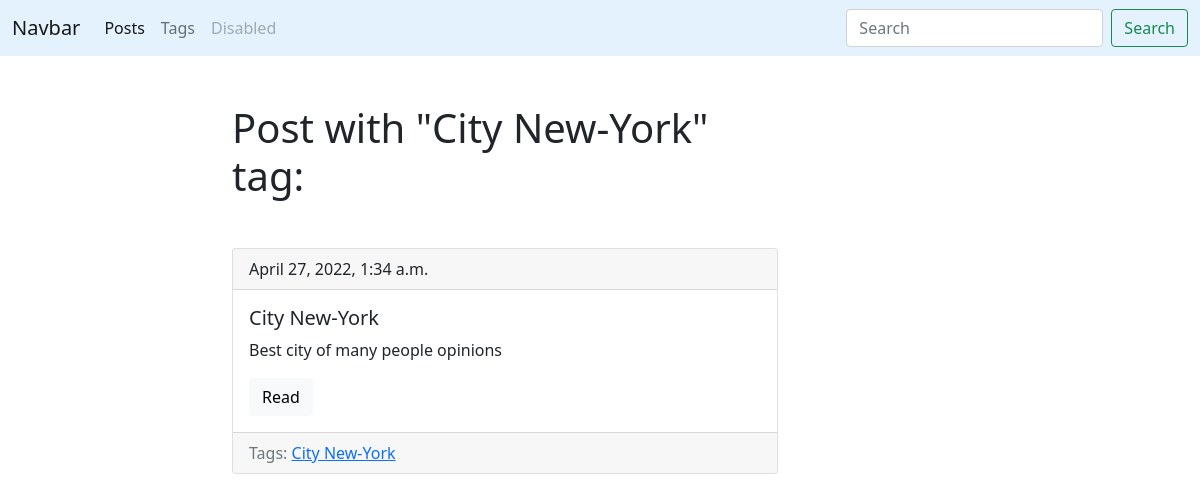
The page /blog/tag/city/ on the database as committed earlier.
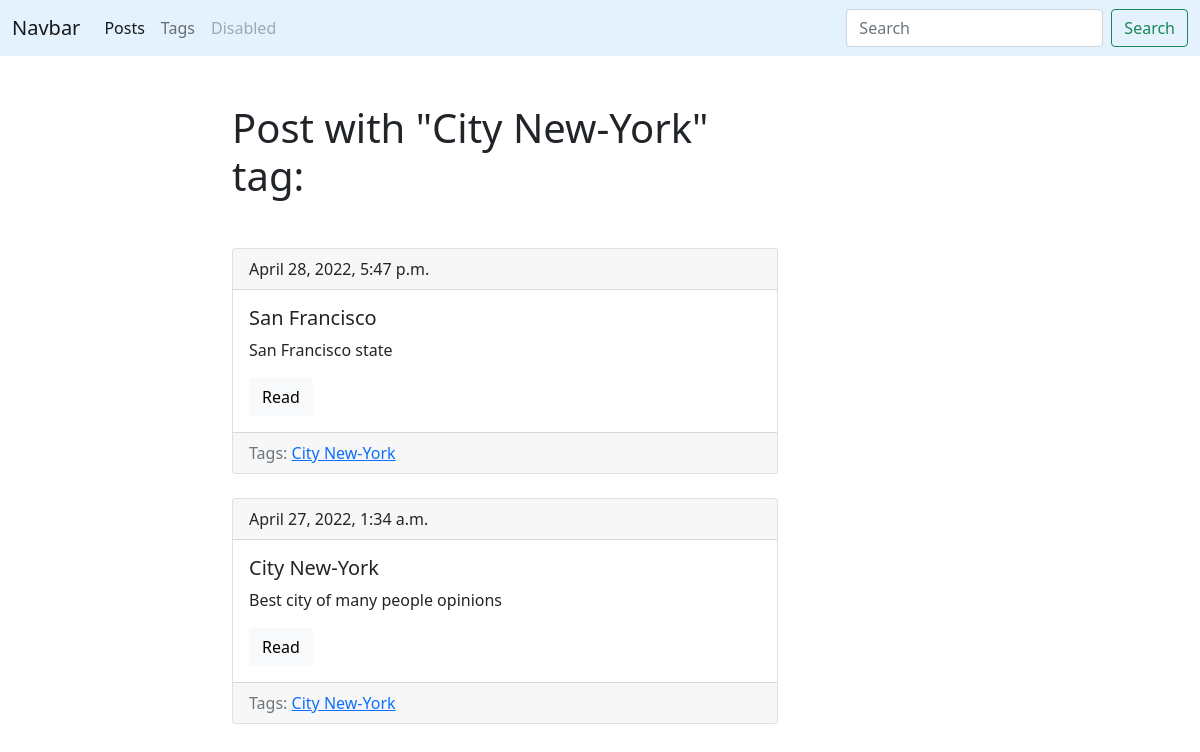
The same page on the database as committed later.
### blog/models.py (models this page shows, shortened)
class Tag(models.Model):
    title = models.CharField(max_length=50)
    slug = models.SlugField(max_length=50, unique=True)
    def get_absolute_url(self):
        return reverse('tag_detail_url', args=[self.slug, ])
    class Meta:
        ordering = ['title']

class Post(models.Model):
    title = models.CharField(max_length=150, db_index=True)
    slug = models.SlugField(max_length=50, blank=True, unique=True)
    body = models.TextField(blank=True, db_index=True)
    tags = models.ManyToManyField('Tag', blank=True, related_name='posts')
    date_pub = models.DateTimeField(auto_now_add=True)
    def get_absolute_url(self):
        return reverse('post_detail_url', args=[self.slug, ])
    class Meta:
        ordering = ['-date_pub']

### blog/views.py (the view)
# urls.py: path('tag/<str:slug>/', TagDetail.as_view(), name='tag_detail_url'),
class TagDetail(ObjectDetailMixin, View):
    model = Tag
    template = 'blog/tag_detail.html'

### blog/utils.py (called while the page is built)
    def get(self, request, slug):
        obj = get_object_or_404(self.model, slug__iexact=slug)
        return render(request, self.template,
                      context={self.model.__name__.lower(): obj, 'admin_object': obj, 'detail': True})

### blog/templates/blog/tag_detail.html (shortened to what this page needs)
{% extends 'blog/base_blog.html' %}
{% block content %}
    <h1 class="mb-5">Post with "{{ tag.title|title }}" tag:</h1>
    {% for post in tag.posts.all %}
        {% include 'blog/includes/post_card_template.html'%}
    {% endfor %}
{% endblock %}

### blog/templates/blog/base_blog.html (shortened to what this page needs)
{% extends 'base.html'%}

### templates/base.html (shortened to what this page needs)
{% load static %}
<!DOCTYPE html>
<html lang="en">
<head>
  <link href="https://cdn.jsdelivr.net/npm/bootstrap@5.1.3/dist/css/bootstrap.min.css" rel="stylesheet"
>
  <link rel="stylesheet" href="{% static 'css/styles.css' %}">
</head>
<body>
<nav class="navbar navbar-expand-lg navbar-light" style="background-color: #e3f2fd;">
  <div class="container-fluid">
    <a class="navbar-brand" href="#">Navbar</a>
    <div class="collapse navbar-collapse" id="navbarSupportedContent">
      <ul class="navbar-nav me-auto mb-2 mb-lg-0">
        <li class="nav-item">
          <a class="nav-link active" href="{% url 'posts_list_url' %}">Posts</a>
        </li>
        <li class="nav-item">
          <a class="nav-link" href="{% url 'tags_list_url' %}">Tags</a>
        </li>
        <li class="nav-item">
          <a class="nav-link disabled">Disabled</a>
        </li>
      </ul>
      <form class="d-flex" action="{% url 'posts_list_url' %}">
        <input class="form-control me-2" type="search" placeholder="Search" aria-label="Search" name="search">
        <button class="btn btn-outline-success" type="submit">Search</button>
      </form>
    </div>
  </div>
</nav>
<div class='container mt-5'>
  <div class="row">
    <div class="col-6 offset-md-2">
      {% block content %}{% endblock %}
          </div>
        </div>
      </div>
</body>
</html>

### blog/templates/blog/includes/post_card_template.html
<div class="card mb-4">
          <div class="card-header">
              {{post.date_pub}}
          </div>
          <div class="card-body">
            <h5 class="card-title">{{post.title}}</h5>
            <p class="card-text">{{post.body|truncatewords:15 }}</p>
            <a href="{{ post.get_absolute_url }}" class="btn btn-light">Read</a>
          </div>
            <div class="card-footer text-muted">
            Tags:
                {% for tag in post.tags.all %}
                <a href="{{ tag.get_absolute_url }}"> {{tag.title}}</a>
                {% endfor %}
             </div>
        </div>

Rows that differ between the two databases and show on the page:
added Post: date_pub "April 28, 2022, 5:47 p.m.", title "San Francisco", body "San Francisco state", Tag (title "City New-York")
